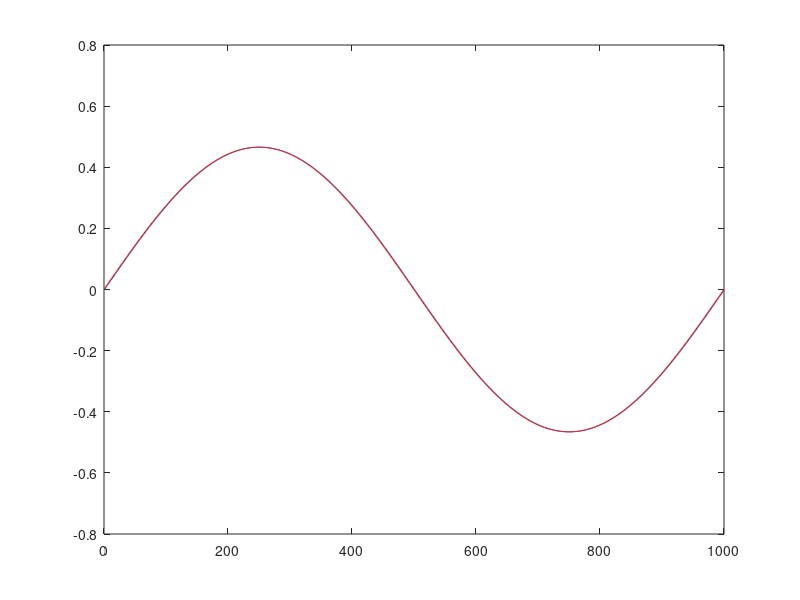

The MATLAB script that drew this image:
clc; clear all; close all;
n = 6;m = 6;
num = [0.3132,0.3816,0.09881,0.1696,0.09371,0.0007602];
den = [1 0.1205 0.3412 0.4487 0.3888 -0.02804 1.67e-5];

u_ff = zeros(1,n);
y_fb = zeros(1,m);
L = 1000;
u = sin(2*pi*1*(1:L)/L);
y_v = zeros(1,L);
y = 0;

for i = 1:L
    y = sum(u_ff.*num)-sum(y_fb.*den(2:end));
    u_ff = [u(i), u_ff(1:n-1)];
    y_fb= [y, y_fb(1:m-1)];
    y_v(i) = y;
end

y = filter(num,den,u);
plot(y_v); hold on; plot(y,'r');